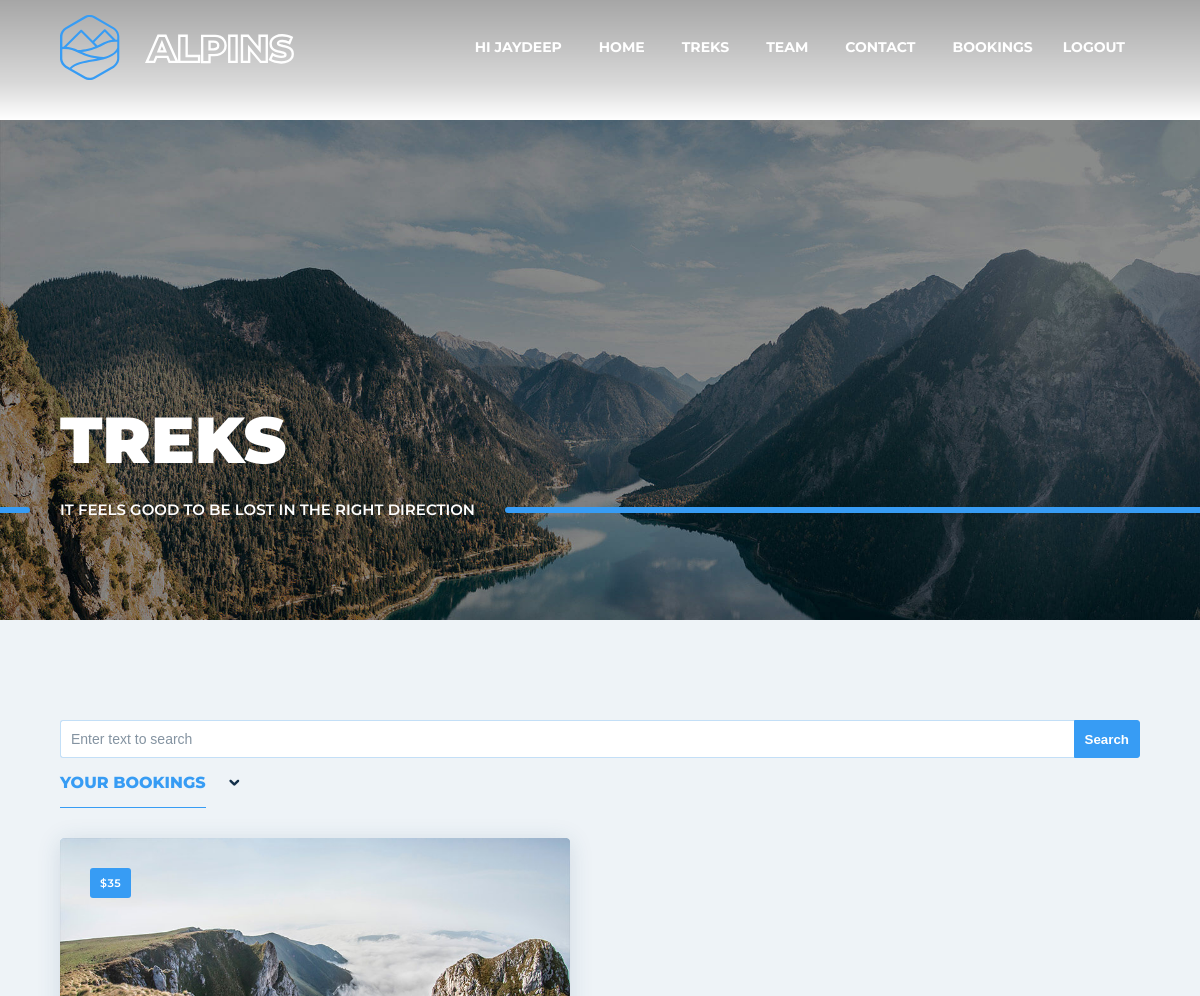
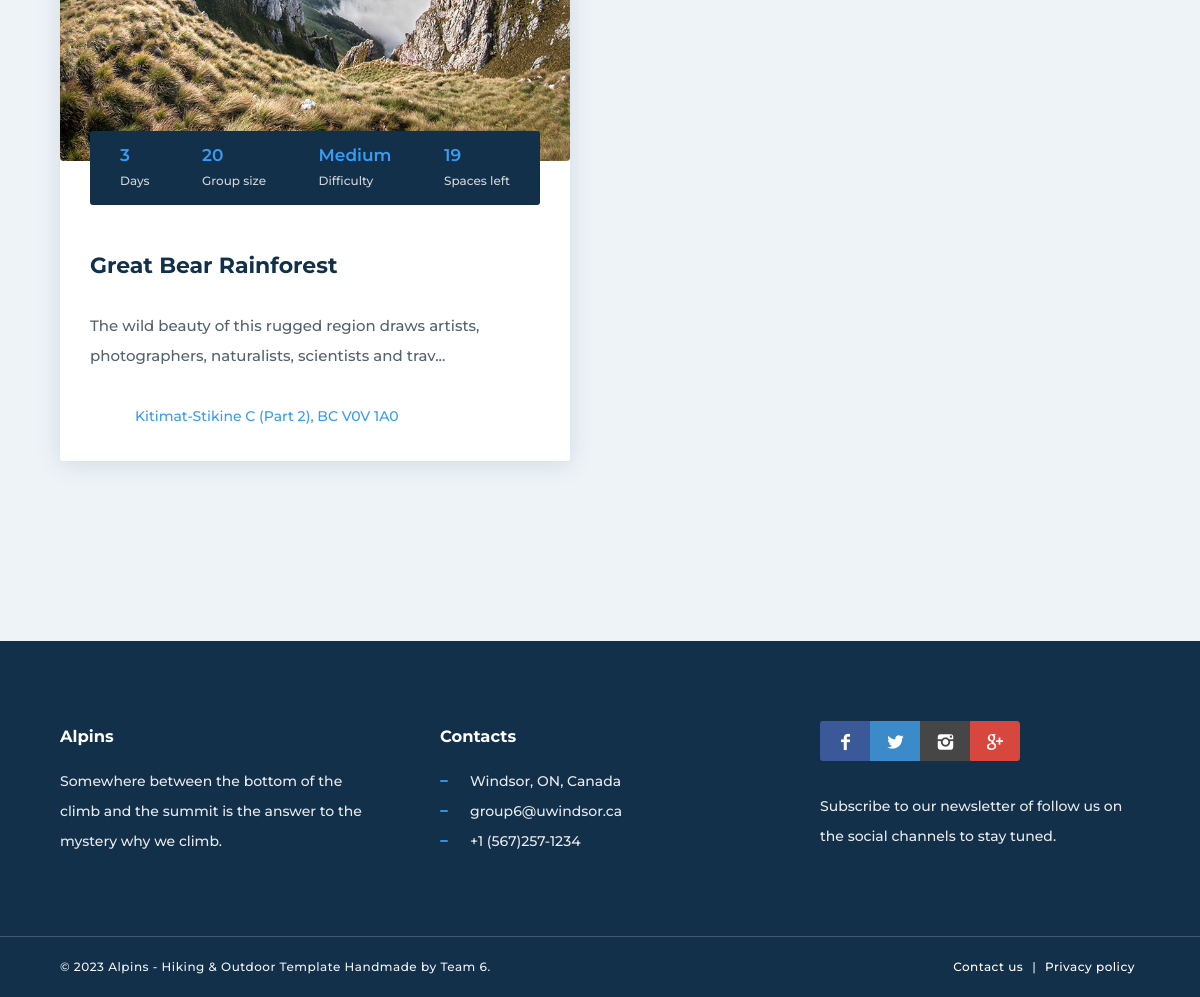
The app's page /bookings (signed in) with its own data (2 pictures, top to bottom).
### main/models.py (models this page shows, shortened)
class Hike(models.Model):
    LEVEL = [
        ("High", "High"),
        ("Low", "Low"),
        ("Medium", "Medium"),
    ]
    description = models.CharField(max_length=1000)
    duration = models.IntegerField(default=1)
    distance = models.IntegerField(default=1)
    group_size = models.IntegerField(default=1)
    trail = models.CharField(max_length=1000)
    address = models.CharField(max_length=100)
    mountain = models.CharField(max_length=100)
    altitude = models.IntegerField(default=1)
    area = models.IntegerField(default=1)
    cost = models.IntegerField(default=1)
    level = models.CharField(max_length=100, choices=LEVEL, default='High')
    hike_date = models.DateField()
    available_capcity = models.IntegerField(default=0)
    gmap_url = models.CharField(max_length=10000)
    user_id = models.ForeignKey(Guide, on_delete= models.CASCADE, null=False)
    image = models.ImageField(upload_to='images/Hikes/',null = True, blank=True)
    image_name = models.CharField(max_length=500, null = True, blank=True)
    created_at = models.DateTimeField(auto_now_add=True)
    updated_at = models.DateTimeField(auto_now=True)

### main/views.py (the view)
# urls.py: path('bookings', views.myBooking, name='bookings'),
@login_required(login_url='main:login')
def myBooking(request):
    enrolledHikers = EnrolledHikers.objects.filter(user = request.user.pk).values_list('hike')
    if request.method == "GET":
        search_text = request.GET.get('search')
        if search_text is not None:
            booked_treks = Hike.objects.filter(pk__in=enrolledHikers).filter(mountain__contains=search_text)
        else:
            booked_treks = Hike.objects.filter(pk__in = enrolledHikers)
    return render(request, 'booking.html' ,{"booked_treks": booked_treks})

### main/templatetags/custom_tags.py (called while the page is built)
@register.filter(name='subtract')
def subtract(a,b):
  return a-b

### main/templates/booking.html (shortened to what this page needs)
{% extends 'base.html' %}
{% load static %}
{% load custom_tags %}
{% block main_content %}
<header class="header-image ken-burn-center light" data-parallax="true" data-natural-height="1080" data-natural-width="1920" data-bleed="0" data-image-src="{% static 'media/hd-3.jpg' %}" data-offset="0">
    <div class="container">
        <h1>Treks</h1>
        <h2>It feels good to be lost in the right direction</h2>
    </div>
</header>
<main>
    <section class="section-base section-color">
        <div class="container">
            <div class="maso-list gap-30" data-columns="2" data-columns-lg="2" data-columns-sm="1">
                <form action="{% url 'main:bookings' %}" method="GET" value="{{request.GET.search}}">
                    <div class="input-text-btn">
                        <input class="input-text" name="search" value="{{request.GET.search}}" type="text" placeholder="Enter text to search" ><input type="submit" value="Search" class="btn">
                    </div>
                </form>
                <div class="menu-inner">
                    <ul>
                        <li class="active"><a data-filter="maso-item" href="#">Your Bookings</a></li>
                        <li><a class="maso-order" data-sort="asc"></a></li>
                    </ul>
                </div>
                <div class="maso-box">
                    {% for i in booked_treks %}
                    <div class="maso-item {{ i.level }}">
                        <div class="cnt-box cnt-box-info boxed" data-href="singleTrek/{{i.pk}}">
                            <div class="extra-field">${{ i.cost }}</div>
                            <a href="singleTrek/{{i.pk}}" class="img-box">
                                <img src="{{ i.image.url }}" alt="" />
                            </a>
                            <div class="caption">
                                <h2>{{ i.mountain }}</h2>
                                <div class="cnt-info">
                                    <div><span>Days</span><span>{{ i.duration }}</span></div>
                                    <div><span>Group size</span><span>{{ i.group_size }}</span></div>
                                    <div><span>Difficulty</span><span>{{ i.level }}</span></div>
                                    <div><span>Spaces left</span><span>{{ i.group_size|subtract:i.available_capcity }}</span></div>
                                </div>
                                <p>
                                    {{ i.description|slice:":100" }}...
                                </p>
                                <div class="bottom-info">
                                    {{ i.address }}
                                </div>
                            </div>
                        </div>
                    </div>
                    {% empty %}
                        <br><br>
                        <h4>&ensp;&ensp;&ensp;&ensp;You do not have any bookings</h4>
                    {% endfor %}
                </div>
            </div>
            <hr class="space" />
        </div>
    </section>
</main>
{% endblock %}

### main/templates/base.html (shortened to what this page needs)
{% load static %}
<!DOCTYPE html>
<html lang="en">
        <head>
        <link rel="stylesheet" href="{% static 'themekit/css/bootstrap-grid.css' %}">
        <link rel="stylesheet" href="{% static 'themekit/css/style.css' %}">
        <link rel="stylesheet" href="{% static 'themekit/css/glide.css' %}">
        <link rel="stylesheet" href="{% static 'themekit/css/magnific-popup.css' %}">
        <link rel="stylesheet" href="{% static 'themekit/css/content-box.css' %}">
        <link rel="stylesheet" href="{% static 'themekit/css/contact-form.css' %}">
        <link rel="stylesheet" href="{% static 'themekit/css/media-box.css' %}">
        <link rel="stylesheet" href="{% static 'skin.css' %}">
        </head>
        <body class="page-main">
        <nav class="menu-classic menu-fixed menu-transparent light align-right" data-menu-anima="fade-in">
            <div class="container">
                <div class="menu-brand">
                    <a href="{% url 'main:index' %}">
                        <img class="logo-default scroll-hide" src="{% static 'media/logo-white-blue.svg' %}" alt="logo" />
                    </a>
                </div>
                <div class="menu-cnt">
                    <ul id="main-menu">
                        {% if request.user.is_authenticated %}
                        <li class="dropdown">
                            <a href="{% url 'main:profile' %}">Hi {{ request.user.first_name }}</a>
                        </li>
                        {% endif %}
                        <li class="dropdown">
                            <a href="{% url 'main:index' %}">Home</a>
                        </li>
                        <li class="dropdown">
                            <a href="{% url 'main:treks' %}">Treks</a>
                        </li>
                        <li class="dropdown">
                            <a href="{% url 'main:team' %}">Team</a>
                        </li>
                        <li class="dropdown">
                            <a href="{% url 'main:contact' %}">Contact</a>
                        </li>
                        {% if request.user.is_authenticated %}
                            <li>
                                <a href="{% url 'main:bookings' %}">Bookings</a>
                            </li>
                            <li>
                                <a href="{% url 'main:logout' %}">Logout</a>
                            </li>
                        {% endif %}
                    </ul>
                </div>
            </div>
        </nav>
            {% block main_content %} {% endblock %}
        <footer class="light">
            <div class="container">
                <div class="row">
                    <div class="col-lg-4">
                        <h3>Alpins</h3>
                        <p>Somewhere between the bottom of the climb and the summit is the answer to the mystery why we climb.</p>
                    </div>
                    <div class="col-lg-4">
                        <h3>Contacts</h3>
                        <ul class="icon-list icon-line">
                            <li>Windsor, ON, Canada</li>
                            <li>group6@uwindsor.ca</li>
                            <li>+1 (567)257-1234</li>
                        </ul>
                    </div>
                    <div class="col-lg-4">
                        <div class="icon-links icon-social icon-links-grid social-colors">
                            <a class="facebook"><i class="icon-facebook"></i></a>
                            <a class="twitter"><i class="icon-twitter"></i></a>
                            <a class="instagram"><i class="icon-instagram"></i></a>
                            <a class="google"><i class="icon-google"></i></a>
                        </div>
                        <hr class="space-sm" />
                        <p>Subscribe to our newsletter of follow us on the social channels to stay tuned.</p>
                    </div>
                </div>
            </div>
            <div class="footer-bar">
                <div class="container">
                    <span>© 2023 Alpins - Hiking & Outdoor Template Handmade by Team 6.</span>
                    <span><a href="#">Contact us</a> | <a href="#">Privacy policy</a></span>
                </div>
            </div>
            <link rel="stylesheet" href="{% static 'themekit/media/icons/iconsmind/line-icons.min.css' %}">
        </footer>
    </body>
</html>

### main/static/themekit/css/content-box.css (style rules this page uses)
.cnt-box { position: relative; overflow: hidden; }
.cnt-box .caption h2 { font-size: 20px; margin-top: 0; margin-bottom: 15px; }
.cnt-box .caption p { font-size: 15px; margin: 0; }
.cnt-box.boxed { border-radius: 3px; }
.cnt-box.boxed .caption { padding: 30px; }
.cnt-box-info { position: relative; }
.cnt-box-info .cnt-info { padding: 15px 0; }
.cnt-box-info .cnt-info > div { display: flex; justify-content: space-between; }
.cnt-box-info .caption { padding-top: 30px; }
.cnt-box-info .bottom-info { padding: 15px 0 0 0; }
.cnt-box-info .extra-field { position: absolute; z-index: 1; margin: 15px; }
.cnt-box-info.boxed .extra-field { margin: 30px; }

### records on screen
Hike: cost "35", image (picture), mountain "Great Bear Rainforest", duration "3", group_size "20", level "Medium", group_size|subtract "19", description "The wild beauty of this rugged region draws artists, photographers, naturalists, scientists and trav", address "Kitimat-Stikine C (Part 2), BC V0V 1A0"

### other values on screen
{{ request.user.first_name }} "JAYDEEP"
